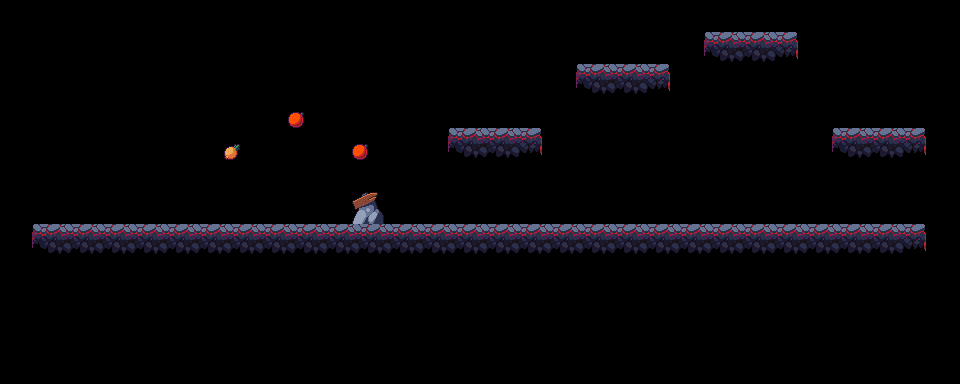

Rendered tile map (Tiled .tmx) drawn with the repository's tilesets; below, a short description and the full map source, tile grids included:
An orthogonal 30x12 tile map with 32x32 px tiles, 3 tile layers (env, floor, items), 6 tilesets and 9 objects (2x trap_spikes, 2x pinkbeholder, revivePoint, key, door, ...).

<map version="1.0" tiledversion="1.1.6" orientation="orthogonal" renderorder="right-down" width="30" height="12" tilewidth="32" tileheight="32" infinite="0" nextobjectid="29">
 <tileset firstgid="1" source="food.tsx" />
 <tileset firstgid="9" source="grass.tsx" />
 <tileset firstgid="20" source="ladder.tsx" />
 <tileset firstgid="26" source="rock.tsx" />
 <tileset firstgid="30" source="threes.tsx" />
 <tileset firstgid="34" source="Tileset.tsx" />
 <layer name="env" width="30" height="12">
  <data encoding="csv">
0,0,0,0,0,0,0,0,0,0,0,0,0,0,0,0,0,0,0,0,0,0,0,0,0,0,0,0,0,0,
0,0,0,0,0,0,0,0,0,0,0,0,0,0,0,0,0,0,0,0,0,0,0,0,0,0,0,0,0,0,
0,0,0,0,0,0,0,0,0,0,0,0,0,0,0,0,0,0,0,0,0,0,0,0,0,0,0,0,0,0,
0,0,0,0,0,0,0,0,0,0,0,0,0,0,0,0,0,0,0,0,0,0,0,0,0,0,0,0,0,0,
0,0,0,0,0,0,0,0,0,0,0,0,0,0,0,0,0,0,0,0,0,0,0,0,0,0,0,0,0,0,
0,0,0,0,0,0,0,0,0,0,0,0,0,0,0,0,0,0,0,0,0,0,0,0,0,0,0,0,0,0,
0,0,0,0,0,0,0,0,0,0,0,0,0,0,0,0,0,0,0,0,0,0,0,0,0,0,0,0,0,0,
0,0,0,0,0,0,0,0,0,0,0,0,0,0,0,0,0,0,0,0,0,0,0,0,0,0,0,0,0,0,
0,0,0,0,0,0,0,0,0,0,0,0,0,0,0,0,0,0,0,0,0,0,0,0,0,0,0,0,0,0,
0,0,0,0,0,0,0,0,0,0,0,0,0,0,0,0,0,0,0,0,0,0,0,0,0,0,0,0,0,0,
0,0,0,0,0,0,0,0,0,0,0,0,0,0,0,0,0,0,0,0,0,0,0,0,0,0,0,0,0,0,
0,0,0,0,0,0,0,0,0,0,0,0,0,0,0,0,0,0,0,0,0,0,0,0,0,0,0,0,0,0
</data>
 </layer>
 <layer name="floor" width="30" height="12">
  <data encoding="csv">
0,0,0,0,0,0,0,0,0,0,0,0,0,0,0,0,0,0,0,0,0,0,0,0,0,0,0,0,0,0,
0,0,0,0,0,0,0,0,0,0,0,0,0,0,0,0,0,0,0,0,0,0,61,62,63,0,0,0,0,0,
0,0,0,0,0,0,0,0,0,0,0,0,0,0,0,0,0,0,61,62,63,0,0,0,0,0,0,0,0,0,
0,0,0,0,0,0,0,0,0,0,0,0,0,0,0,0,0,0,0,0,0,0,0,0,0,0,0,0,0,0,
0,0,0,0,0,0,0,0,0,0,0,0,0,0,61,62,63,0,0,0,0,0,0,0,0,0,61,62,63,0,
0,0,0,0,0,0,0,0,0,0,0,0,0,0,0,0,0,0,0,0,0,0,0,0,0,0,0,0,0,0,
0,0,0,0,0,0,0,0,0,0,0,0,0,0,0,0,0,0,0,0,0,0,0,0,0,0,0,0,0,0,
0,61,62,62,62,62,62,62,62,62,62,62,62,62,62,62,62,62,62,62,62,62,62,62,62,62,62,62,63,0,
0,0,0,0,0,0,0,0,0,0,0,0,0,0,0,0,0,0,0,0,0,0,0,0,0,0,0,0,0,0,
0,0,0,0,0,0,0,0,0,0,0,0,0,0,0,0,0,0,0,0,0,0,0,0,0,0,0,0,0,0,
0,0,0,0,0,0,0,0,0,0,0,0,0,0,0,0,0,0,0,0,0,0,0,0,0,0,0,0,0,0,
0,0,0,0,0,0,0,0,0,0,0,0,0,0,0,0,0,0,0,0,0,0,0,0,0,0,0,0,0,0
</data>
 </layer>
 <layer name="items" width="30" height="12">
  <data encoding="csv">
0,0,0,0,0,0,0,0,0,0,0,0,0,0,0,0,0,0,0,0,0,0,0,0,0,0,0,0,0,0,
0,0,0,0,0,0,0,0,0,0,0,0,0,0,0,0,0,0,0,0,0,0,0,0,0,0,0,0,0,0,
0,0,0,0,0,0,0,0,0,0,0,0,0,0,0,0,0,0,0,0,0,0,0,0,0,0,0,0,0,0,
0,0,0,0,0,0,0,0,0,3,0,0,0,0,0,0,0,0,0,0,0,0,0,0,0,0,0,0,0,0,
0,0,0,0,0,0,0,1,0,0,0,3,0,0,0,0,0,0,0,0,0,0,0,0,0,0,0,0,0,0,
0,0,0,0,0,0,0,0,0,0,0,0,0,0,0,0,0,0,0,0,0,0,0,0,0,0,0,0,0,0,
0,0,0,0,0,0,0,0,0,0,0,28,0,0,0,0,0,0,0,0,0,0,0,0,0,0,0,0,0,0,
0,0,0,0,0,0,0,0,0,0,0,0,0,0,0,0,0,0,0,0,0,0,0,0,0,0,0,0,0,0,
0,0,0,0,0,0,0,0,0,0,0,0,0,0,0,0,0,0,0,0,0,0,0,0,0,0,0,0,0,0,
0,0,0,0,0,0,0,0,0,0,0,0,0,0,0,0,0,0,0,0,0,0,0,0,0,0,0,0,0,0,
0,0,0,0,0,0,0,0,0,0,0,0,0,0,0,0,0,0,0,0,0,0,0,0,0,0,0,0,0,0,
0,0,0,0,0,0,0,0,0,0,0,0,0,0,0,0,0,0,0,0,0,0,0,0,0,0,0,0,0,0
</data>
 </layer>
 <objectgroup name="obj">
  <object id="3" name="revivePoint" x="93.182" y="214.866" width="9.125" height="7.125">
   <properties>
    <property name="kind" value="revivePoint" />
    <property name="prefab" value="vol_revivepoint" />
   </properties>
  </object>
  <object id="16" name="trap_spikes" x="457.435" y="128.373" width="20.1596" height="16.8905">
   <properties>
    <property name="kind" value="trap" />
    <property name="prefab" value="spikes" />
   </properties>
  </object>
  <object id="19" name="key" x="600" y="39.6667">
   <properties>
    <property name="count" value="1" />
    <property name="kind" value="Key" />
    <property name="prefab" value="vol_mh_key" />
    <property name="target" value="TreasureBox" />
   </properties>
  </object>
  <object id="24" name="door" x="909.667" y="86.3333">
   <properties>
    <property name="kind" value="Door" />
    <property name="prefab" value="portal" />
    <property name="roll" value="100" />
    <property name="target" value="ext_vol3" />
   </properties>
  </object>
  <object id="25" name="trap_spikes" x="766.587" y="224.555" width="20.1596" height="16.8905">
   <properties>
    <property name="kind" value="trap" />
    <property name="prefab" value="spikes" />
   </properties>
  </object>
 </objectgroup>
 <objectgroup name="born">
  <object id="1" name="hero" x="69.7265" y="209.251" width="10.1457" height="9.7851">
   <properties>
    <property name="kind" value="hero" />
   </properties>
  </object>
  <object id="22" name="pinkbeholder" x="275.777" y="224.118" width="16.4456" height="11.0359">
   <properties>
    <property name="kind" value="mob" />
    <property name="mob" value="pinkbeholder" />
   </properties>
  </object>
  <object id="26" name="pinkbeholder" x="569.069" y="223.838" width="16.4456" height="11.0359">
   <properties>
    <property name="kind" value="mob" />
    <property name="mob" value="pinkbeholder" />
   </properties>
  </object>
  <object id="27" name="coin" x="719" y="155.5">
   <properties>
    <property name="id" value="10000101" />
    <property name="kind" value="coin" />
    <property name="len" type="int" value="80" />
    <property name="num" type="int" value="5" />
    <property name="px" type="int" value="0" />
    <property name="py" type="int" value="0" />
    <property name="rot" value="30" />
    <property name="shape" value="circle" />
   </properties>
   <ellipse />
  </object>
 </objectgroup>
</map>
